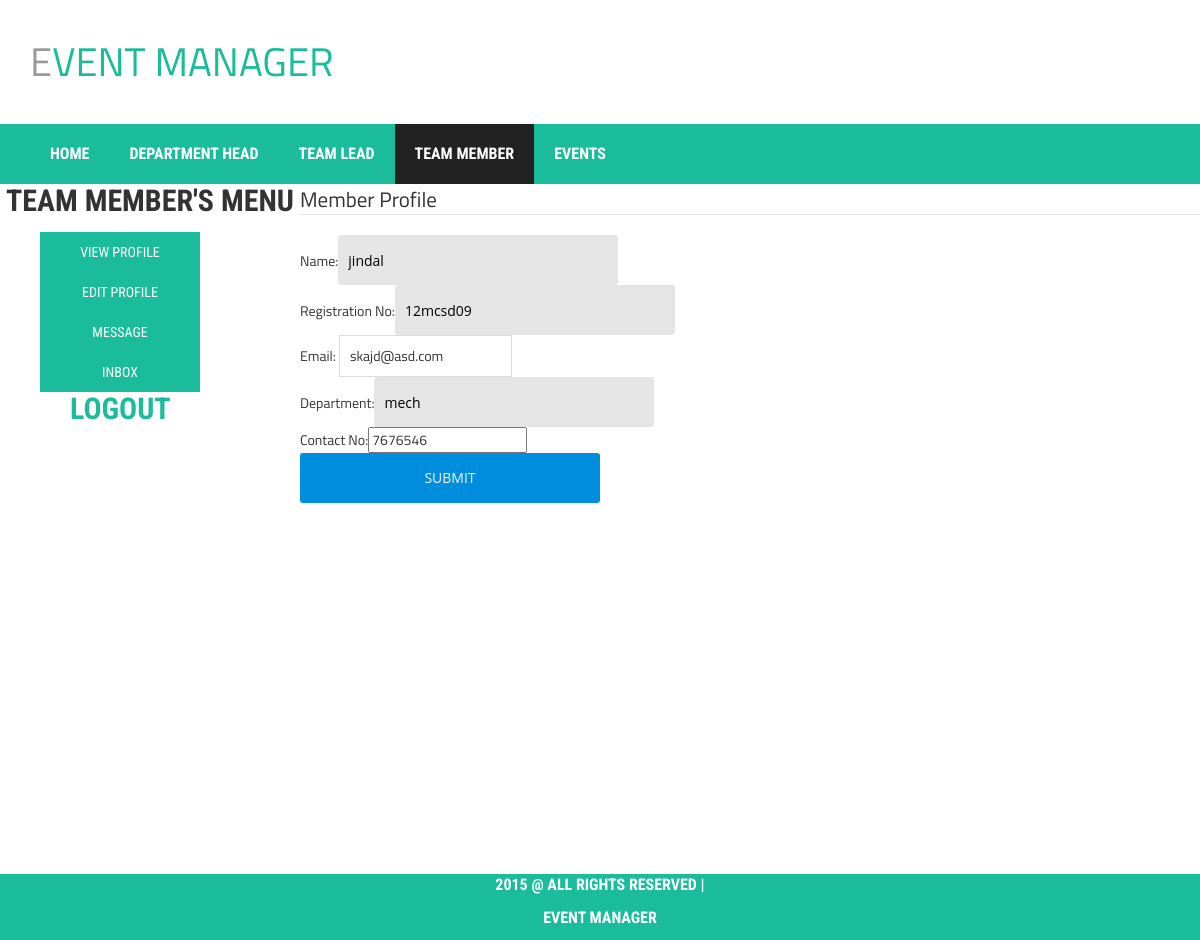
The page /tm_Edit_Profile.php (signed in) on the database its author committed.
### tables this page shows
CREATE TABLE IF NOT EXISTS `teammem_profile` (
  `user_id` varchar(10) NOT NULL,
  `name` varchar(15) NOT NULL,
  `reg_no` varchar(10) NOT NULL,
  `department` varchar(15) NOT NULL,
  `contact_no` varchar(11) NOT NULL,
  `email_id` varchar(20) NOT NULL
);

### tm_Edit_Profile.php (the view, shortened to what this page needs)
<?php
include("header3.php");
include("TM_menu_list.php");
$con = mysqli_connect("localhost","root", "", "event manager");
	$a7=$_SESSION['name'];
$sql="SELECT * FROM teammem_profile WHERE user_id='$a7'";
$result=mysqli_query($con,$sql);
$rows=mysqli_fetch_array($result);
	?>
<section id="tm_editprof">
<form action="tm_edit_prof2.php" method="post">
<fieldset>
<legend>Member Profile</legend>
Name:<input type="text" id="tm_name" name="tm_name" value="<?php echo $rows['name']?>"><br>
Registration No:<input type="text" id="tm_regid" name="tm_regid" value="<?php echo $rows['reg_no']?>"><br>
Email: <input type="email" id="tm_email" name="tm_email" value="<?php echo $rows['email_id']?>"><br>
Department:<input type="text" id="tm_dept" name="tm_dept" value="<?php echo $rows['department']?>"><br>
Contact No:<input type="number" id="tm_cont" name="tm_cont" value="<?php echo $rows['contact_no']?>"><br>
<input type="submit" value="submit" id="tm_editprof_sub" name="tm_editprof_sub">
</fieldset>
</form>
</section>
<?php
include("footer.php");
?>

### style.css (style rules this page uses)
html,body { height:100%; }
body { font-family: 'Titillium Web', sans-serif; }
form fieldset input[type="text"], input[type="password"] { background-color: #e5e5e5; border: none; border-radius: 3px; -moz-border-radius: 3px; -webkit-border-radius: 3px; color: #000000; font-family: 'Open Sans', Arial, Helvetica, sans-serif; font-size: 14px; height: 50px; outline: none; padding: 0px 10px; width: 280px; -webkit-appearance:none; }
form fieldset input[type="submit"] { background-color: #008dde; border: none; border-radius: 3px; -moz-border-radius: 3px; -webkit-border-radius: 3px; color: #f4f4f4; cursor: pointer; font-family: 'Open Sans', Arial, Helvetica, sans-serif; height: 50px; text-transform: uppercase; width: 300px; -webkit-appearance:none; }
input[type="text"], input[type="password"], input[type="email"], textarea { border: 1px solid #ddd; padding: 10px; }
input[type="submit"], button[type=submit] { background: none repeat scroll 0 0 #1abc9c; border: medium none; color: #fff; padding: 11px 20px; text-transform: uppercase; }

### rows shown on the page
teammem_profile: tm_name "jindal", tm_regid "12mcsd09", tm_email "skajd@asd.com", tm_dept "mech", tm_cont "7676546"
